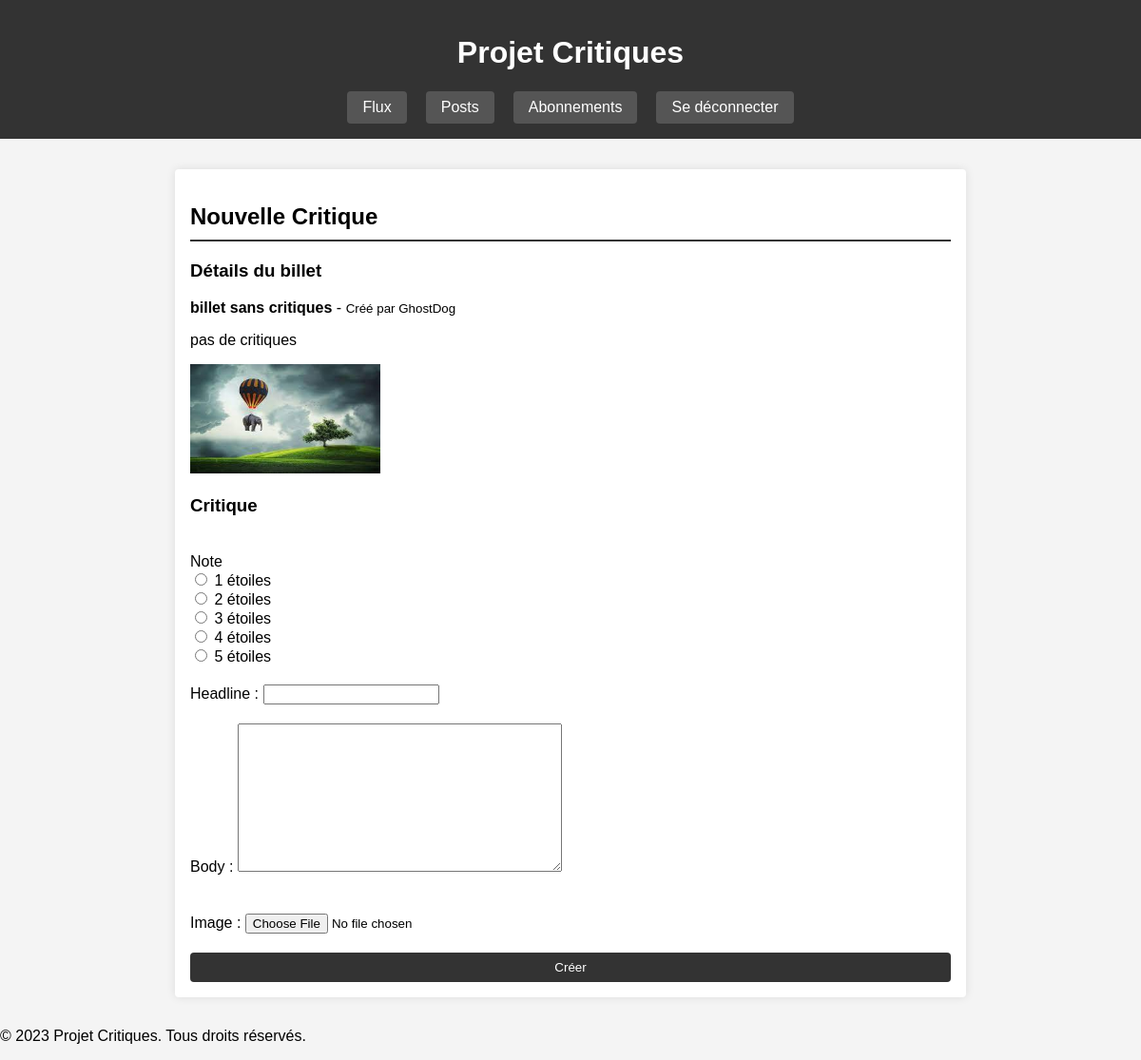
The app's page /critiques/review/create/4/ (signed in) with its own data.
### critiques/models.py (models this page shows, shortened)
class Ticket(models.Model):
    title = models.CharField(max_length=128)
    description = models.TextField(max_length=2048, blank=True)
    user = models.ForeignKey(settings.AUTH_USER_MODEL, on_delete=models.CASCADE)
    image = models.ImageField(null=True, blank=True)
    created_at = models.DateTimeField(auto_now_add=True)

### critiques/views.py (the view)
# urls.py: path('review/create/<int:ticket_id>/', views.create_review_with_ticket, name='create_review_with_ticket'),
@login_required
def create_review_with_ticket(request, ticket_id):
    ticket = get_object_or_404(Ticket, id=ticket_id)
    if request.method == "POST":
        form = ReviewForm(request.POST)
        if form.is_valid():
            review = form.save(commit=False)
            review.user = request.user
            review.ticket = ticket
            review.save()
            return redirect('posts')
    else:
        form = ReviewForm(initial={'ticket': ticket})
        form.fields['ticket'].widget = forms.HiddenInput()
    return render(request, 'review_form.html', {'review_form': form, 'ticket': ticket})

### critiques/forms.py
class ReviewForm(forms.ModelForm):
    RATING_CHOICES = [(i, str(i)) for i in range(1, 6)]  # [(1, '1'), (2, '2'), ...]
    rating = forms.ChoiceField(
        choices=RATING_CHOICES,
        widget=forms.RadioSelect,
        label='Note'
    )
    class Meta:
        model = Review
        fields = ['rating', 'headline', 'body', 'ticket', 'image']

### templates/review_form.html (shortened to what this page needs)
{% extends "base.html" %}
{% block content %}
<h2>Nouvelle Critique</h2>
{% if ticket %}
<div class="ticket-details">
    <h3>Détails du billet</h3>
    <strong>{{ ticket.title }}</strong> - <small>Créé par {{ ticket.user.username }}</small>
    <p>{{ ticket.description }}</p>
    {% if ticket.image %}
    <img src="{{ ticket.image.url }}" alt="{{ ticket.title }}" style="width: 200px; height: auto;">
    {% endif %}
</div>
{% endif %}
<form method="post" enctype="multipart/form-data">
    <h3>Critique</h3>
    <div>
        <label>{{ review_form.rating.label }}</label>
        {% for choice in review_form.rating.field.choices %}
        <div class="form-check form-check-inline">
            <input class="form-check-input" type="radio" name="{{ review_form.rating.name }}" id="rating{{ choice.0 }}" value="{{ choice.0 }}" {% if review_form.rating.value == choice.0 %}checked{% endif %}>
            <label class="form-check-label" for="rating{{ choice.0 }}">{{ choice.1 }} étoiles</label>
        </div>
        {% endfor %}
    </div>
    <div>
        {{ review_form.headline.label_tag }} {{ review_form.headline }}
    </div>
    <div>
        {{ review_form.body.label_tag }} {{ review_form.body }}
    </div>
    <div>
        {{ review_form.image.label_tag }} {{ review_form.image }}
    </div>
    <button type="submit">Créer</button>
</form>
{% endblock %}

### static/css/styles.css (style rules this page uses)
body { font-family: Arial, sans-serif; margin: 0; padding: 0; background-color: #f4f4f4; }
h2 { border-bottom: 2px solid #333; padding-bottom: 10px; margin-bottom: 20px; }
form { display: flex; flex-direction: column; gap: 20px; }
button { padding: 0.5rem 1rem; background-color: #333; color: #fff; border: none; border-radius: 4px; cursor: pointer; transition: background-color 0.3s; }

### records on screen
Ticket: title "billet sans critiques", user.username "GhostDog", description "pas de critiques", image (picture)

### other values on screen
{{ review_form.rating.label }} "Note"
{{ choice.1 }} "1" "2" "3" "4" "5"
{{ review_form.headline.label_tag }} "Headline :"
{{ review_form.body.label_tag }} "Body :"
{{ review_form.image.label_tag }} "Image :"
